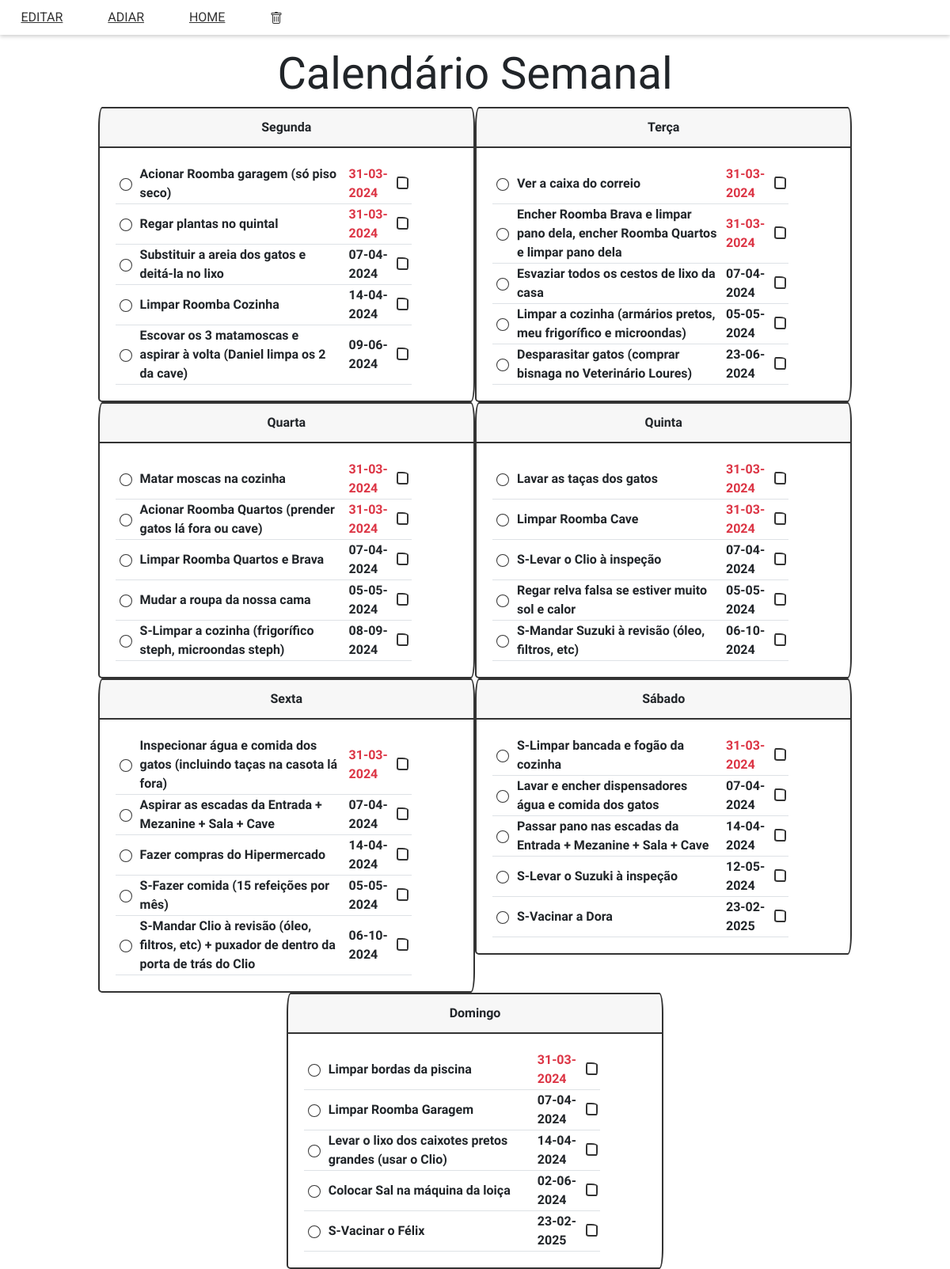
/calendario, run on the app's committed database.
### app_files/BDcriar.py (models this page shows)
    class Tarefa(db.Model):
        __tablename__ = "tarefas"
        id = db.Column(db.Integer, primary_key=True)
        descricao = db.Column(db.String(200))
        feita = db.Column(db.Boolean)
        data_primeira_vez = db.Column(db.DateTime)
        data_criacao = db.Column(db.DateTime, default=datetime.utcnow)
        data_alteracao = db.Column(db.DateTime, onupdate=datetime.utcnow)
        intervalo_repeticao_mode = db.Column(db.String(50))
        intervalo_repeticao_value = db.Column(db.String(50))
        proximo_domingo = db.Column(db.Boolean)
        data_proxima = db.Column(db.DateTime)
        data_proxima_seguinte = db.Column(db.DateTime)
        classe = db.Column(db.Integer)
        notas = db.Column(db.String(200))
        ordem = db.Column(db.Integer)
        owner = db.Column(db.String(50))

### app.py (the view)
@app.route('/calendario', methods=['GET'])
def calendario():
    total_tarefas = 35
    hoje = datetime.utcnow().date()
    tarefas_query = Tarefa.query.filter(or_(Tarefa.owner == 'steph', Tarefa.owner == 'ambos'),Tarefa.classe == 0).order_by(Tarefa.data_proxima.asc()).limit(total_tarefas).all()
    dias_da_semana = ['Segunda', 'Terça', 'Quarta', 'Quinta', 'Sexta', 'Sábado', 'Domingo']
    calendario_semanal = {dia: [] for dia in dias_da_semana}
    for i, tarefa in enumerate(tarefas_query):
        dia_index = i % 7  # Isso garante a distribuição uniforme
        dia_nome = dias_da_semana[dia_index]
        calendario_semanal[dia_nome].append(tarefa)
    return render_template('calendario.html', calendario_semanal=calendario_semanal, datetime=datetime)

### templates/calendario.html (shortened to what this page needs)
<!DOCTYPE html>
<html lang="en">
  <head>
    <link
      rel="stylesheet"
      href="{{ url_for('static', filename='css/styles.css') }}" />
    <link
      rel="stylesheet"
      href="https://cdn.jsdelivr.net/npm/bootswatch@4.5.2/dist/sketchy/bootstrap.min.css"
 />
  </head>
  <body class="content">
    <main>
      <span class="menu">
        <a href="#" id="edit-button-calendario" class="menuLink roboto-regular"
          >EDITAR</a
        >
        <a href="#" id="adiar-calendario" class="menuLink roboto-regular"
          >ADIAR</a
        >
        <a href="/" class="menuLink roboto-regular">HOME</a>
        <a
          href="#"
          id="delete-button-calendario"
          class="menuLink roboto-regular">
        </a>
      </span>
      {% include 'diasSemana.html' %}
    </main>
  </body>
</html>

### templates/diasSemana.html (shortened to what this page needs)
<h2 class="text-center display-4">Calendário Semanal</h2>
<div class="text-center">
  <div class="row justify-content-center">
    {% for dia_nome, tarefas in calendario_semanal.items() %}
    <div class="coluna">
      <div class="card">
        <div class="card-header text-center">{{ dia_nome }}</div>
        <div class="card-body">
          <table class="tabela">
            <tbody>
              {% for tarefa in tarefas %}
              <tr>
                <td class="text-center">
                  <a href="/tarefa-feita/{{ tarefa.id }}">
                    <svg
                      xmlns="http://www.w3.org/2000/svg"
                      width="16"
                      height="16"
                      fill="currentColor"
                      class="bi bi-circle"
                      viewBox="0 0 16 16">
                      <path
                        d="M8 15A7 7 0 1 1 8 1a7 7 0 0 1 0 14zm0 1A8 8 0 1 0 8 0a8 8 0 0 0 0 16z" />
                    </svg>
                  </a>
                </td>
                <td class="width-desc-c">
                  {{ "S-" ~ tarefa.descricao if tarefa.owner == 'steph' else
                  tarefa.descricao }}
                </td>
                <td
                  class="width-data-c {{ 'text-danger' if tarefa.data_proxima and tarefa.data_proxima.date() <= datetime.utcnow().date() else tarefa.data_proxima }}">
                  {{ tarefa.data_proxima.strftime('%d-%m-%Y') if
                  tarefa.data_proxima else '' }}
                </td>
                <td class="width-check-g">
                </td>
              </tr>
              {% endfor %}
            </tbody>
          </table>
        </div>
      </div>
    </div>
    {% endfor %}
  </div>
</div>

### static/css/styles.css (style rules this page uses)
html, body, main { margin: 0cm; padding: 0cm; border: 0cm; }
.menu { position: fixed; top: 0; left: 0; width: 100%; background-color: #fff; z-index: 1000; box-shadow: 0 2px 5px rgba(0,0,0,0.2); padding: 10px 0; }
.card-header, .card-body { width: 12.5cm; padding: 0px; border: none; margin: 0; }
.coluna { margin:0cm; padding: 0cm; border: 0cm; }
.tabela td { padding: 1px 5px; text-align: left; }
.tabela th, .tabela td { border-bottom: 1px solid #dee2e6; }
.width-check-g { min-width: 1vw; max-width: 1vw; }
.width-data-c { min-width: 6vw; max-width: 6vw; }
.width-desc-c { min-width: 22vw; max-width: 22vw; }
body { padding-top: 60px; }
.menuLink { margin: 0.7cm; }
.roboto-regular { font-family: "Roboto", sans-serif; font-weight: 400; font-style: normal; }

### data on the page
Tarefa: owner+descricao "Acionar Roomba garagem (só piso seco)", data_proxima "31-03-2024"
Tarefa: owner+descricao "Regar plantas no quintal", data_proxima "31-03-2024"
Tarefa: owner+descricao "Substituir a areia dos gatos e deitá-la no lixo", data_proxima "07-04-2024"
Tarefa: owner+descricao "Limpar Roomba Cozinha", data_proxima "14-04-2024"
Tarefa: owner+descricao "Escovar os 3 matamoscas e aspirar à volta (Daniel limpa os 2 da cave)", data_proxima "09-06-2024"
Tarefa: owner+descricao "Ver a caixa do correio", data_proxima "31-03-2024"
Tarefa: owner+descricao "Encher Roomba Brava e limpar pano dela, encher Roomba Quartos e limpar pano dela", data_proxima "31-03-2024"
Tarefa: owner+descricao "Esvaziar todos os cestos de lixo da casa", data_proxima "07-04-2024"
Tarefa: owner+descricao "Limpar a cozinha (armários pretos, meu frigorífico e microondas)", data_proxima "05-05-2024"
Tarefa: owner+descricao "Desparasitar gatos (comprar bisnaga no Veterinário Loures)", data_proxima "23-06-2024"
Tarefa: owner+descricao "Matar moscas na cozinha", data_proxima "31-03-2024"
Tarefa: owner+descricao "Acionar Roomba Quartos (prender gatos lá fora ou cave)", data_proxima "31-03-2024"
Tarefa: owner+descricao "Limpar Roomba Quartos e Brava", data_proxima "07-04-2024"
Tarefa: owner+descricao "Mudar a roupa da nossa cama", data_proxima "05-05-2024"
Tarefa: owner+descricao "S-Limpar a cozinha (frigorífico steph, microondas steph)", data_proxima "08-09-2024"
Tarefa: owner+descricao "Lavar as taças dos gatos", data_proxima "31-03-2024"
Tarefa: owner+descricao "Limpar Roomba Cave", data_proxima "31-03-2024"
Tarefa: owner+descricao "S-Levar o Clio à inspeção", data_proxima "07-04-2024"
Tarefa: owner+descricao "Regar relva falsa se estiver muito sol e calor", data_proxima "05-05-2024"
Tarefa: owner+descricao "S-Mandar Suzuki à revisão (óleo, filtros, etc)", data_proxima "06-10-2024"
Tarefa: owner+descricao "Inspecionar água e comida dos gatos (incluindo taças na casota lá fora)", data_proxima "31-03-2024"
Tarefa: owner+descricao "Aspirar as escadas da Entrada + Mezanine + Sala + Cave", data_proxima "07-04-2024"
Tarefa: owner+descricao "Fazer compras do Hipermercado", data_proxima "14-04-2024"
Tarefa: owner+descricao "S-Fazer comida (15 refeições por mês)", data_proxima "05-05-2024"
Tarefa: owner+descricao "S-Mandar Clio à revisão (óleo, filtros, etc) + puxador de dentro da porta de trás do Clio", data_proxima "06-10-2024"
Tarefa: owner+descricao "S-Limpar bancada e fogão da cozinha", data_proxima "31-03-2024"
Tarefa: owner+descricao "Lavar e encher dispensadores água e comida dos gatos", data_proxima "07-04-2024"
Tarefa: owner+descricao "Passar pano nas escadas da Entrada + Mezanine + Sala + Cave", data_proxima "14-04-2024"
Tarefa: owner+descricao "S-Levar o Suzuki à inspeção", data_proxima "12-05-2024"
Tarefa: owner+descricao "S-Vacinar a Dora", data_proxima "23-02-2025"
Tarefa: owner+descricao "Limpar bordas da piscina", data_proxima "31-03-2024"
Tarefa: owner+descricao "Limpar Roomba Garagem", data_proxima "07-04-2024"
Tarefa: owner+descricao "Levar o lixo dos caixotes pretos grandes (usar o Clio)", data_proxima "14-04-2024"
Tarefa: owner+descricao "Colocar Sal na máquina da loiça", data_proxima "02-06-2024"
Tarefa: owner+descricao "S-Vacinar o Félix", data_proxima "23-02-2025"

### other printed values
{{ dia_nome }} "Segunda" "Terça" "Quarta" "Quinta" "Sexta" "Sábado" "Domingo"
